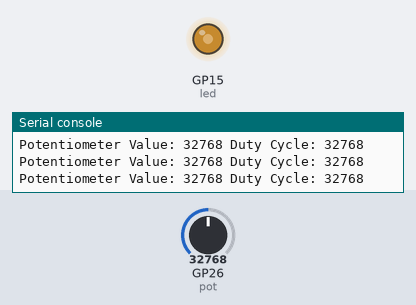
Recording of a program running on a simulated Raspberry Pi Pico running MicroPython. Parts: output pins drawn as LEDs (lit = HIGH), the last lines printed to the serial console. The inputs (shaded band) are chosen by the test bench; at power-on: GP26 (pot) = 32768 (analog values on the 0–65535 scale).

Above: at 1.2 s.
1.3 s: GP26 (pot) set to 45874
At 2.1 s:
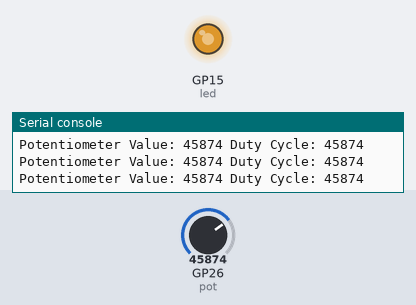
2.8 s: GP26 (pot) set to 57670
At 3.3 s:
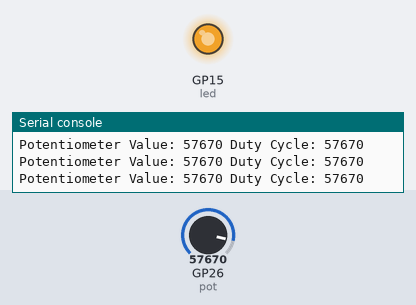
4.3 s: GP26 (pot) set to 7864
At 5.5 s:
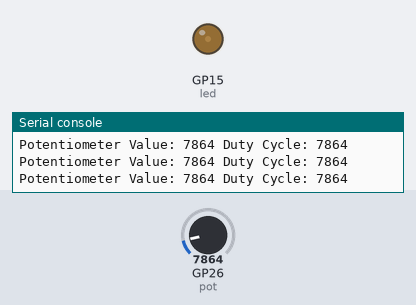
5.8 s: GP26 (pot) set to 0
At 6.8 s:
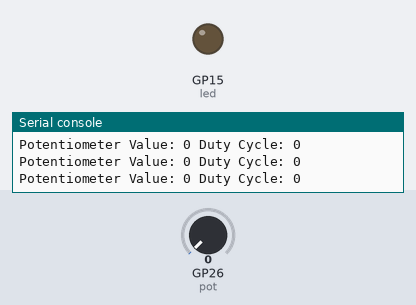
Timing chart, 0 to 8.3 s (numbered marks = the images above; inputs shaded):
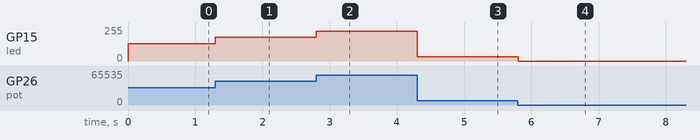

Measured:
- after the input at 1.3 s, GP15 (led): 128/255 → 178/255 at once
- after the input at 2.8 s, GP15 (led): 178/255 → 224/255 at once
- after the input at 4.3 s, GP15 (led): 224/255 → 31/255 at once
- after the input at 5.8 s, GP15 (led): 31/255 → 0/255 at once

The program:

005_pot_fade.py
```python
from machine import Pin, ADC, PWM
from time import sleep

LED_PIN = 15
POT_PIN = 26
FREQUENCY = 5000

pot = ADC(Pin(POT_PIN))
led = PWM(Pin(LED_PIN), freq=FREQUENCY, duty_u16=0)

while True:
    pot_value = pot.read_u16()
    duty_cycle = pot_value
    led.duty_u16(duty_cycle)
    print("Potentiometer Value:", pot_value, "Duty Cycle:", duty_cycle)
    sleep(0.01)
```
